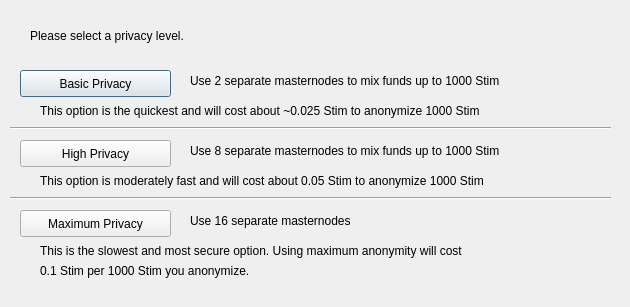
<?xml version="1.0" encoding="UTF-8"?>
<ui version="4.0">
 <class>DarksendConfig</class>
 <widget class="QDialog" name="DarksendConfig">
  <property name="geometry">
   <rect>
    <x>0</x>
    <y>0</y>
    <width>630</width>
    <height>307</height>
   </rect>
  </property>
  <property name="windowTitle">
   <string>Configure PrivateSend</string>
  </property>
  <widget class="QPushButton" name="buttonBasic">
   <property name="geometry">
    <rect>
     <x>20</x>
     <y>70</y>
     <width>151</width>
     <height>27</height>
    </rect>
   </property>
   <property name="text">
    <string>Basic Privacy</string>
   </property>
  </widget>
  <widget class="QPushButton" name="buttonHigh">
   <property name="geometry">
    <rect>
     <x>20</x>
     <y>140</y>
     <width>151</width>
     <height>27</height>
    </rect>
   </property>
   <property name="text">
    <string>High Privacy</string>
   </property>
  </widget>
  <widget class="QPushButton" name="buttonMax">
   <property name="geometry">
    <rect>
     <x>20</x>
     <y>210</y>
     <width>151</width>
     <height>27</height>
    </rect>
   </property>
   <property name="text">
    <string>Maximum Privacy</string>
   </property>
  </widget>
  <widget class="QLabel" name="label">
   <property name="geometry">
    <rect>
     <x>30</x>
     <y>20</y>
     <width>571</width>
     <height>31</height>
    </rect>
   </property>
   <property name="text">
    <string>Please select a privacy level.</string>
   </property>
  </widget>
  <widget class="QLabel" name="label_2">
   <property name="geometry">
    <rect>
     <x>190</x>
     <y>70</y>
     <width>421</width>
     <height>21</height>
    </rect>
   </property>
   <property name="text">
    <string>Use 2 separate masternodes to mix funds up to 1000 Stim</string>
   </property>
  </widget>
  <widget class="QLabel" name="label_3">
   <property name="geometry">
    <rect>
     <x>190</x>
     <y>140</y>
     <width>411</width>
     <height>21</height>
    </rect>
   </property>
   <property name="text">
    <string>Use 8 separate masternodes to mix funds up to 1000 Stim</string>
   </property>
  </widget>
  <widget class="QLabel" name="label_4">
   <property name="geometry">
    <rect>
     <x>190</x>
     <y>210</y>
     <width>421</width>
     <height>21</height>
    </rect>
   </property>
   <property name="text">
    <string>Use 16 separate masternodes</string>
   </property>
  </widget>
  <widget class="QLabel" name="label_6">
   <property name="geometry">
    <rect>
     <x>40</x>
     <y>100</y>
     <width>561</width>
     <height>21</height>
    </rect>
   </property>
   <property name="text">
    <string>This option is the quickest and will cost about ~0.025 Stim to anonymize 1000 Stim</string>
   </property>
  </widget>
  <widget class="QLabel" name="label_7">
   <property name="geometry">
    <rect>
     <x>40</x>
     <y>170</y>
     <width>561</width>
     <height>21</height>
    </rect>
   </property>
   <property name="text">
    <string>This option is moderately fast and will cost about 0.05 Stim to anonymize 1000 Stim</string>
   </property>
  </widget>
  <widget class="QLabel" name="label_8">
   <property name="geometry">
    <rect>
     <x>40</x>
     <y>240</y>
     <width>561</width>
     <height>21</height>
    </rect>
   </property>
   <property name="text">
    <string>This is the slowest and most secure option. Using maximum anonymity will cost</string>
   </property>
  </widget>
  <widget class="QLabel" name="label_9">
   <property name="geometry">
    <rect>
     <x>40</x>
     <y>260</y>
     <width>561</width>
     <height>21</height>
    </rect>
   </property>
   <property name="text">
    <string>0.1 Stim per 1000 Stim you anonymize.</string>
   </property>
  </widget>
  <widget class="Line" name="line">
   <property name="geometry">
    <rect>
     <x>10</x>
     <y>120</y>
     <width>601</width>
     <height>16</height>
    </rect>
   </property>
   <property name="orientation">
    <enum>Qt::Horizontal</enum>
   </property>
  </widget>
  <widget class="Line" name="line_2">
   <property name="geometry">
    <rect>
     <x>10</x>
     <y>190</y>
     <width>601</width>
     <height>16</height>
    </rect>
   </property>
   <property name="orientation">
    <enum>Qt::Horizontal</enum>
   </property>
  </widget>
 </widget>
 <resources/>
 <connections/>
</ui>
